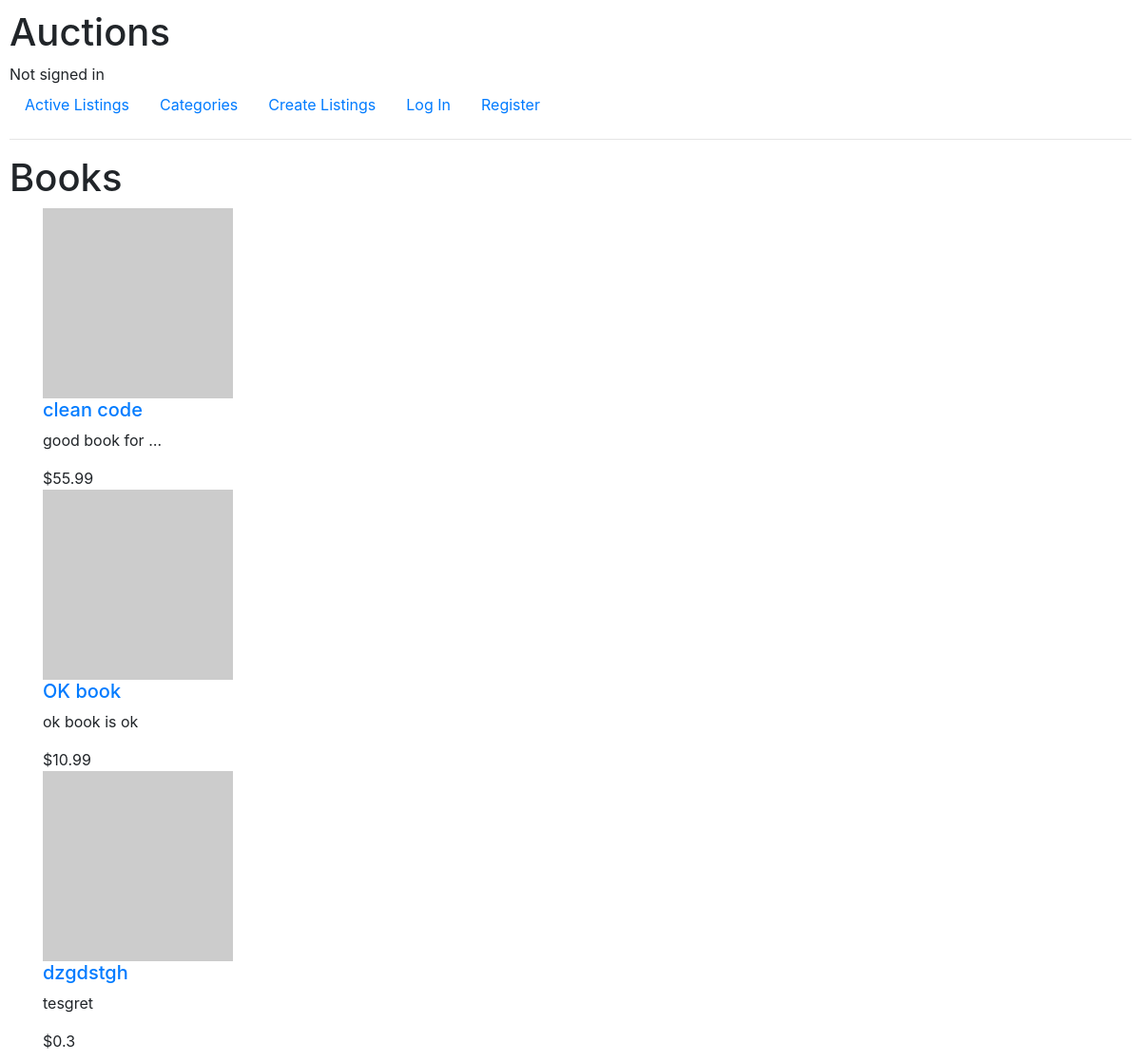
/category/Books, run on the app's committed database.
### auctions/models.py (models this page shows, shortened)
class Category(models.Model):
    title = models.CharField(max_length=255)
    def __str__(self):
        return f"{self.title}"

class Listing(models.Model):
    title = models.CharField(max_length=255)
    description = models.TextField()
    starting_bid = models.FloatField(default=0)
    image_url = models.URLField()
    active = models.BooleanField(default=True)
    created_date = models.DateTimeField(auto_now_add=True)
    owner = models.ForeignKey(User, on_delete=models.SET_NULL, null=True, related_name="owner")
    category = models.ForeignKey(Category, on_delete=models.SET_NULL, null=True)
    bids = models.ForeignKey('Bid', on_delete=models.SET_NULL, null=True)

### auctions/views.py (the view)
# urls.py: path("category/<str:category>", views.category, name="category"),
def category(request, category):
    category = Category.objects.get(title = category)
    listings = Listing.objects.all().filter(category=category.id)
    return render(request, "auctions/category.html", {
        'category': category,
        'listings': listings
    })

### auctions/templates/auctions/category.html
{% extends "auctions/layout.html" %}
{% load static %}
{% block body %}
  <h1>
    {{category}}
  </h1>
  {% for listing in listings %}
    <div class="container">
      <div class="image">
          <img src="{{listing.image_url}}" alt="{{listing.title}}">
      </div>
      <div class="info">
          <h5>
              <a href="{% url 'listing' listing.id %}">
                  {{listing.title}}
              </a>
          </h5>
          <p>{{listing.description|truncatechars:15 }}</p>
          <span>${{listing.starting_bid}}</span>
      </div>
    </div>
  {% endfor %}
{% endblock body %}

### auctions/static/auctions/styles.css (style rules this page uses)
body { padding: 10px; }

### data on the page
Category: title "Books"
Listing: title "clean code", description "good book for …", starting_bid "55.99"
Listing: title "OK book", description "ok book is ok", starting_bid "10.99"
Listing: title "dzgdstgh", description "tesgret", starting_bid "0.3"
